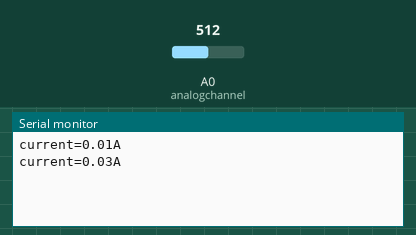
This sketch was run on a simulated Arduino Uno, built with avr-gcc and run on an emulated ATmega328P. Shown: the last lines printed to the serial monitor. The inputs (shaded band) are chosen by the test bench; at power-on: A0 (analogchannel) = 512.

Above: at 1.2 s.
1.3 s: A0 (analogchannel) set to 716
At 2.4 s:
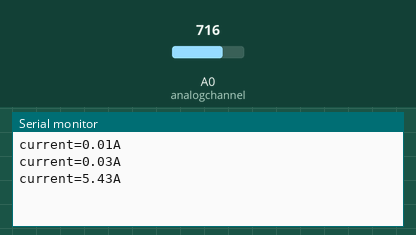
2.8 s: A0 (analogchannel) set to 900
At 3.8 s:
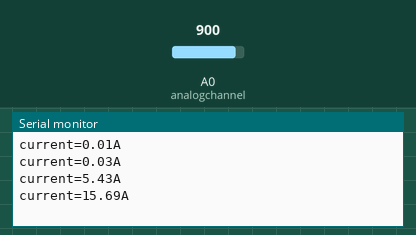
Timing chart, 0 to 5.8 s (numbered marks = the images above; inputs shaded):
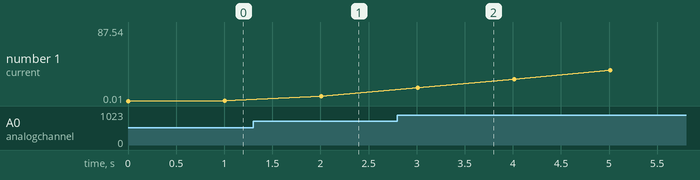

Measured:
- after the input at 1.3 s, the serial monitor: prints a new line after 0.71 s (image 1)
- after the input at 2.8 s, the serial monitor: prints a new line after 0.21 s (image 2)
- plotted number 1: 0.03 → 5.43 after the input at 1.3 s, 5.43 → 87.54 after the input at 2.8 s

The sketch:

sketch_jan25a.ino
```cpp
//Measuring Current Using ACS712
const int analogchannel = A0; //Connect current sensor with A0 of Arduino
float sensitivity = 0.185; // use 100 for 20A Module and 66 for 30A Module
float adcvalue= 0 , ave;
float offsetvoltage = 2.5;
float Voltage , sum=0.0;
float current;// Current measuring
//float Power;
void setup() {
 //baud rate
 Serial.begin(9600);}
void loop() //method to run the source code repeatedly
{for(int i=0 ; i<10 ; i++)
{adcvalue = analogRead(analogchannel);//reading the value from the analog pin
 adcvalue=(adcvalue/1023.0)*5.0;
 Voltage=adcvalue;
 current =abs((Voltage - offsetvoltage)/sensitivity);
 sum+=current;}
 ave=sum/10.0;
/* Power=12.0*current;
Serial.print("Power=");
Serial.print(Power);
Serial.print("watt");
Serial.print("\t");*/
Serial.print("current=");
Serial.print(ave);
Serial.println("A");
delay(1000);}
```
